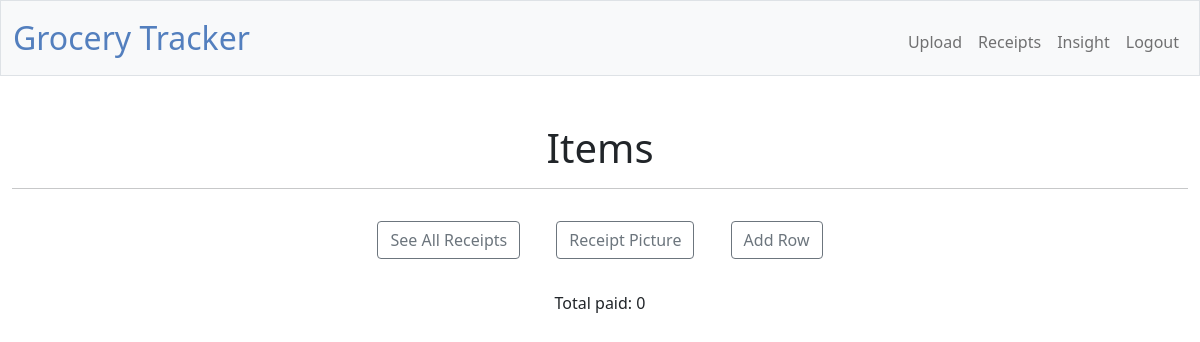
Before: /items?receipt_id=131 (signed in) with the older database file.
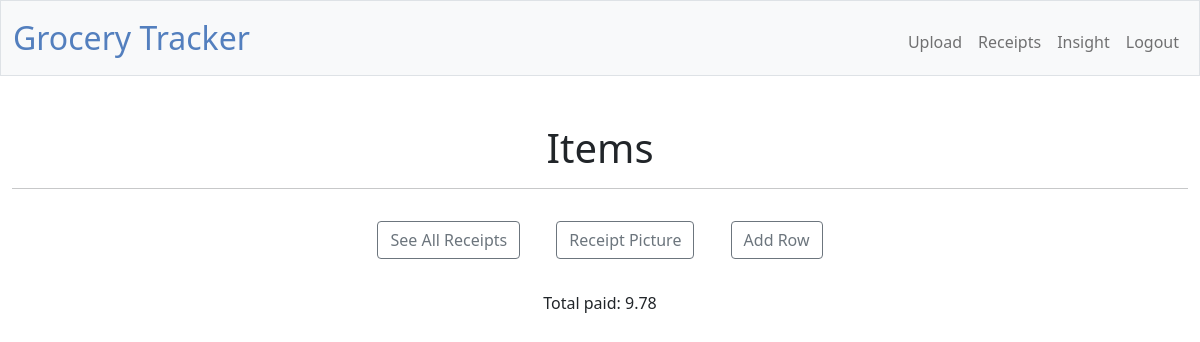
After: the same page with the newer database file.
### g_tracker/models.py (models this page shows, shortened)
class Receipt(db.Model):
    __tablename__ = "receipt"
    receipt_id = db.Column(db.Integer, primary_key=True)
    person_id = db.Column(db.Integer, db.ForeignKey("person.person_id"), nullable=False)
    shop_name = db.Column(db.Text, index=True)
    total = db.Column(db.Float, nullable=False)
    shopping_date = db.Column(db.DateTime)
    person = db.relationship("Person", backref="receipt")
    items = db.relationship("Item", backref="receipt", cascade="all, delete-orphan")
    scan = db.relationship("Scan")
    __table_args__ = (
        db.UniqueConstraint('person_id', 'shopping_date', name='_person_shopping_date_uc'),
    )

### g_tracker/item_table.py (the view)
@bp.route('/items')
@login_required
def items():
    receipt_id = request.args.get('receipt_id')
    if receipt_id:
        current_app.config['RECEIPT_ID'] = int(receipt_id)
    try:
        receipt_id = current_app.config.get('RECEIPT_ID', 1)
        receipt_total = db.session.execute(select(Receipt).where(Receipt.receipt_id == receipt_id)) \
                                            .first()[0].total
        print(f"RECEIPT TOTAL {receipt_total}")
    except:
        receipt_total = 0
    with current_app.app_context():
        return render_template('item_table.html', receipt_total=receipt_total)

### g_tracker/models.py (called while the page is built)
@login.user_loader
def load_user(person_id):
    return Person.query.get(int(person_id))

### g_tracker/templates/item_table.html (shortened to what this page needs)
{% extends "layout.html" %}
{% block main %}
    <div>
      <h1>Items</h1>
      <hr>
    </div>
    <a class="btn btn-outline-secondary m-3" href="{{ url_for('item_table.receipts') }}">See All Receipts</a>
    <a class="btn btn-outline-secondary m-3" href="{{ url_for('item_table.photo') }}" target="_blank">Receipt Picture</a>
    <button class="btn btn-outline-secondary m-3" id="add-row-button">Add Row</button>
    <div class="total-price mx-auto p-3">Total paid: <div class="d-inline" id="receipt-total">{{receipt_total}}</div></div>
{% endblock %}

### g_tracker/templates/layout.html (shortened to what this page needs)
<!DOCTYPE html>
<html lang="en">
    <head>
        <link rel="stylesheet" href="https://cdnjs.cloudflare.com/ajax/libs/font-awesome/5.13.0/css/all.min.css">
        <link href="https://cdn.jsdelivr.net/npm/bootstrap@5.1.3/dist/css/bootstrap.min.css" rel="stylesheet">
        <link href="/static/styles.css" rel="stylesheet">
        <link href="https://unpkg.com/gridjs/dist/theme/mermaid.min.css" rel="stylesheet" />
    </head>
    <body>
        <nav class="bg-light border navbar navbar-expand-md navbar-light">
            <div class="container-fluid">
                <a class="navbar-brand" href="/"><span class="blue">Grocery Tracker</span></a>
                <div class="collapse navbar-collapse" id="navbar">
                    <ul class="navbar-nav ms-auto mt-2">
                        {% if current_user.is_anonymous %}
                        <li class="nav-item"><a class="nav-link" href="/">About</a></li>
                        {% else %}
                        <li class="nav-item"><a class="nav-link" href="/scan">Upload</a></li>
                        {% endif %}
                        {% if current_user.is_authenticated %}
                        <li class="nav-item"><a class="nav-link" href="/receipts">Receipts</a></li>
                        {% endif %}
                        {% if current_user.is_authenticated %}
                        <li class="nav-item"><a class="nav-link" href="/insight">Insight</a></li>
                        {% endif %}
                        {% if current_user.is_anonymous %}
                        <li class="nav-item"><a class="nav-link" href="/login">Login</a></li>
                        {% else %}
                        <li class="nav-item"><a class="nav-link" href="/logout">Logout</a></li>
                        {% endif %}
                    </ul>
                </div>
            </div>
        </nav>
        <main class="container-fluid py-5 text-center" id="content">
            {% block main %}{% endblock %}
        </main>
    </body>
</html>

### g_tracker/static/styles.css (style rules this page uses)
nav .navbar-brand { font-size: xx-large; }
nav .navbar-brand .blue { color: #537fbe; }

Changed rows visible on the page:
added Receipt: total "9.78"
Other visible differences:
{{ receipt_total }}: "0" → (not shown)
